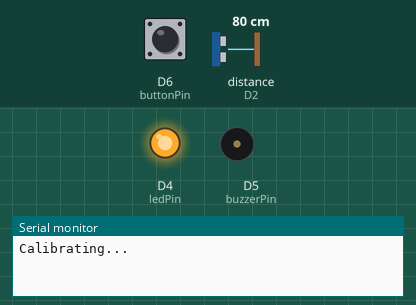
Recording of a program running on a simulated Arduino MKR. Parts: output pins drawn as LEDs (lit = HIGH), buzzer (waves = sounding), the last lines printed to the serial monitor. Wiring (inferred from the names in the program): ultrasonic range finder: trigger D3; echo D2. Inputs (shaded band) come from the test bench; at power-on: distance to the obstacle (sensor on D2) 80 cm, D6 (buttonPin) HIGH. The echo pulse lasts 58.3 µs per cm; pins used as bus, display or sensor lines are not drawn.

Above: at 14.9 s.
At 16.2 s:
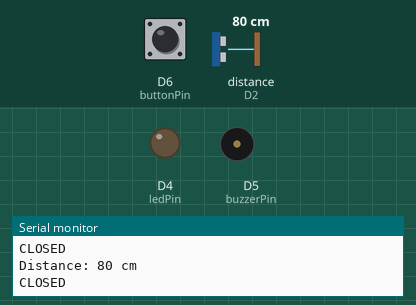
16.3 s: distance to the obstacle (sensor on D2) set to 75 cm
17.8 s: distance to the obstacle (sensor on D2) set to 66 cm
At 19.0 s:
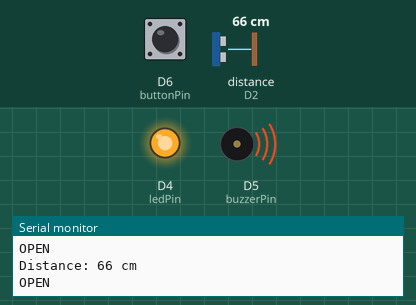
Timing chart, 0 to 20.8 s (numbered marks = the images above; inputs shaded):
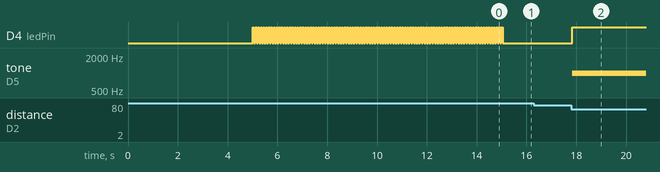

The program:

main.cpp
```cpp
#include <Arduino.h>

#define echoPin 2
#define trigPin 3
#define ledPin 4
#define buzzerPin 5
#define buttonPin 6

#define CALIBRATION_MS 10000
#define CHANGE_THRESHOLD 10

long duration;
int distance;
int baselineDistance;
bool calibrated = false;
bool doorOpen = false;
bool buzzerActive = false;

int measureDistance() {
  digitalWrite(trigPin, LOW);
  delayMicroseconds(2);
  digitalWrite(trigPin, HIGH);
  delayMicroseconds(10);
  digitalWrite(trigPin, LOW);
  duration = pulseIn(echoPin, HIGH, 30000);
  return duration / 58;
}

void setup() {
  pinMode(trigPin, OUTPUT);
  pinMode(echoPin, INPUT);
  pinMode(ledPin, OUTPUT);
  pinMode(buzzerPin, OUTPUT);
  pinMode(buttonPin, INPUT_PULLUP);

  delay(5000);
  Serial.begin(9600);
  Serial.println("Calibrating...");

  long sum = 0;
  int samples = 0;
  unsigned long start = millis();
  while (millis() - start < CALIBRATION_MS) {
    sum += measureDistance();
    samples++;
    digitalWrite(ledPin, HIGH);
    delay(50);
    digitalWrite(ledPin, LOW);
    delay(50);
  }
  baselineDistance = sum / samples;
  calibrated = true;
  Serial.print("Baseline: ");
  Serial.print(baselineDistance);
  Serial.println(" cm");
}

void loop() {
  distance = measureDistance();

  Serial.print("Distance: ");
  Serial.print(distance);
  Serial.println(" cm");

  int delta = abs(distance - baselineDistance);
  if (delta >= CHANGE_THRESHOLD) {
    Serial.println("OPEN");
    digitalWrite(ledPin, HIGH);
    if (!doorOpen) {
      doorOpen = true;
      buzzerActive = true;
    }
  } else {
    Serial.println("CLOSED");
    digitalWrite(ledPin, LOW);
    doorOpen = false;
  }

  if (buzzerActive) {
    if (digitalRead(buttonPin) == LOW) {
      buzzerActive = false;
      noTone(buzzerPin);
    } else {
      tone(buzzerPin, 1000);
    }
  }

  delay(100);
}
```

Measured:
- the behaviour switches between 71 and 70 cm on distance to the obstacle (sensor on D2) (found by bisection; images 1 and 2)
- after the input at 17.8 s, D4 (ledPin): LOW → HIGH at once; tone on D5 (buzzerPin): silent → 1000 Hz at once
